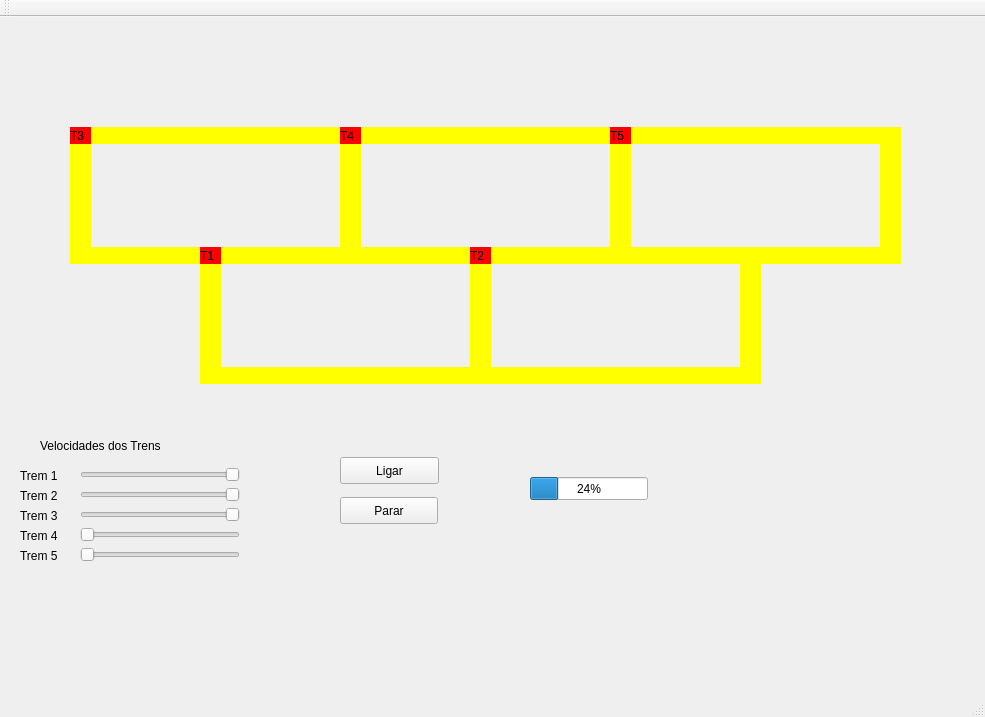
<?xml version="1.0" encoding="UTF-8"?>
<ui version="4.0">
 <class>MainWindow</class>
 <widget class="QMainWindow" name="MainWindow">
  <property name="geometry">
   <rect>
    <x>0</x>
    <y>0</y>
    <width>985</width>
    <height>717</height>
   </rect>
  </property>
  <property name="windowTitle">
   <string>MainWindow</string>
  </property>
  <widget class="QWidget" name="centralWidget">
   <widget class="QLabel" name="label_trem1">
    <property name="geometry">
     <rect>
      <x>200</x>
      <y>230</y>
      <width>21</width>
      <height>17</height>
     </rect>
    </property>
    <property name="styleSheet">
     <string notr="true">QLabel { background: red}</string>
    </property>
    <property name="text">
     <string>T1</string>
    </property>
   </widget>
   <widget class="QLabel" name="label_trilho1">
    <property name="geometry">
     <rect>
      <x>220</x>
      <y>230</y>
      <width>250</width>
      <height>17</height>
     </rect>
    </property>
    <property name="styleSheet">
     <string notr="true">QLabel { background: yellow}</string>
    </property>
    <property name="text">
     <string/>
    </property>
   </widget>
   <widget class="QLabel" name="label_trilho2">
    <property name="geometry">
     <rect>
      <x>220</x>
      <y>350</y>
      <width>250</width>
      <height>17</height>
     </rect>
    </property>
    <property name="styleSheet">
     <string notr="true">QLabel { background: yellow}</string>
    </property>
    <property name="text">
     <string/>
    </property>
   </widget>
   <widget class="QLabel" name="label_trilho3">
    <property name="geometry">
     <rect>
      <x>470</x>
      <y>230</y>
      <width>21</width>
      <height>137</height>
     </rect>
    </property>
    <property name="styleSheet">
     <string notr="true">QLabel { background: yellow}</string>
    </property>
    <property name="text">
     <string/>
    </property>
   </widget>
   <widget class="QLabel" name="label_trilho4">
    <property name="geometry">
     <rect>
      <x>200</x>
      <y>230</y>
      <width>21</width>
      <height>137</height>
     </rect>
    </property>
    <property name="styleSheet">
     <string notr="true">QLabel { background: yellow}</string>
    </property>
    <property name="text">
     <string/>
    </property>
   </widget>
   <widget class="QPushButton" name="pushButton">
    <property name="geometry">
     <rect>
      <x>340</x>
      <y>440</y>
      <width>99</width>
      <height>27</height>
     </rect>
    </property>
    <property name="text">
     <string>Ligar</string>
    </property>
   </widget>
   <widget class="QPushButton" name="pushButton_2">
    <property name="geometry">
     <rect>
      <x>340</x>
      <y>480</y>
      <width>98</width>
      <height>27</height>
     </rect>
    </property>
    <property name="text">
     <string>Parar</string>
    </property>
   </widget>
   <widget class="QLabel" name="label_trilho4_2">
    <property name="geometry">
     <rect>
      <x>740</x>
      <y>230</y>
      <width>21</width>
      <height>137</height>
     </rect>
    </property>
    <property name="styleSheet">
     <string notr="true">QLabel { background: yellow}</string>
    </property>
    <property name="text">
     <string/>
    </property>
   </widget>
   <widget class="QLabel" name="label_trilho1_2">
    <property name="geometry">
     <rect>
      <x>490</x>
      <y>230</y>
      <width>250</width>
      <height>17</height>
     </rect>
    </property>
    <property name="styleSheet">
     <string notr="true">QLabel { background: yellow}</string>
    </property>
    <property name="text">
     <string/>
    </property>
   </widget>
   <widget class="QLabel" name="label_trilho2_2">
    <property name="geometry">
     <rect>
      <x>490</x>
      <y>350</y>
      <width>250</width>
      <height>17</height>
     </rect>
    </property>
    <property name="styleSheet">
     <string notr="true">QLabel { background: yellow}</string>
    </property>
    <property name="text">
     <string/>
    </property>
   </widget>
   <widget class="QLabel" name="label_trem2">
    <property name="geometry">
     <rect>
      <x>470</x>
      <y>230</y>
      <width>21</width>
      <height>17</height>
     </rect>
    </property>
    <property name="styleSheet">
     <string notr="true">QLabel { background: red}</string>
    </property>
    <property name="text">
     <string>T2</string>
    </property>
   </widget>
   <widget class="QSlider" name="horizontalSlider">
    <property name="geometry">
     <rect>
      <x>80</x>
      <y>450</y>
      <width>160</width>
      <height>16</height>
     </rect>
    </property>
    <property name="minimum">
     <number>0</number>
    </property>
    <property name="maximum">
     <number>100</number>
    </property>
    <property name="singleStep">
     <number>1</number>
    </property>
    <property name="pageStep">
     <number>10</number>
    </property>
    <property name="orientation">
     <enum>Qt::Horizontal</enum>
    </property>
    <property name="invertedAppearance">
     <bool>true</bool>
    </property>
    <property name="invertedControls">
     <bool>false</bool>
    </property>
    <property name="tickPosition">
     <enum>QSlider::NoTicks</enum>
    </property>
    <property name="tickInterval">
     <number>10</number>
    </property>
   </widget>
   <widget class="QLabel" name="label">
    <property name="geometry">
     <rect>
      <x>40</x>
      <y>420</y>
      <width>161</width>
      <height>17</height>
     </rect>
    </property>
    <property name="text">
     <string>Velocidades dos Trens</string>
    </property>
   </widget>
   <widget class="QLabel" name="label_2">
    <property name="geometry">
     <rect>
      <x>20</x>
      <y>450</y>
      <width>51</width>
      <height>17</height>
     </rect>
    </property>
    <property name="text">
     <string>Trem 1</string>
    </property>
   </widget>
   <widget class="QSlider" name="horizontalSlider_2">
    <property name="geometry">
     <rect>
      <x>80</x>
      <y>470</y>
      <width>160</width>
      <height>16</height>
     </rect>
    </property>
    <property name="maximum">
     <number>100</number>
    </property>
    <property name="orientation">
     <enum>Qt::Horizontal</enum>
    </property>
    <property name="invertedAppearance">
     <bool>true</bool>
    </property>
   </widget>
   <widget class="QLabel" name="label_3">
    <property name="geometry">
     <rect>
      <x>20</x>
      <y>470</y>
      <width>51</width>
      <height>17</height>
     </rect>
    </property>
    <property name="text">
     <string>Trem 2</string>
    </property>
   </widget>
   <widget class="QSlider" name="horizontalSlider_3">
    <property name="geometry">
     <rect>
      <x>80</x>
      <y>490</y>
      <width>160</width>
      <height>16</height>
     </rect>
    </property>
    <property name="maximum">
     <number>100</number>
    </property>
    <property name="orientation">
     <enum>Qt::Horizontal</enum>
    </property>
    <property name="invertedAppearance">
     <bool>true</bool>
    </property>
   </widget>
   <widget class="QLabel" name="label_4">
    <property name="geometry">
     <rect>
      <x>20</x>
      <y>490</y>
      <width>51</width>
      <height>17</height>
     </rect>
    </property>
    <property name="text">
     <string>Trem 3</string>
    </property>
   </widget>
   <widget class="QSlider" name="horizontalSlider_4">
    <property name="geometry">
     <rect>
      <x>80</x>
      <y>510</y>
      <width>160</width>
      <height>16</height>
     </rect>
    </property>
    <property name="orientation">
     <enum>Qt::Horizontal</enum>
    </property>
   </widget>
   <widget class="QLabel" name="label_5">
    <property name="geometry">
     <rect>
      <x>20</x>
      <y>510</y>
      <width>51</width>
      <height>17</height>
     </rect>
    </property>
    <property name="text">
     <string>Trem 4</string>
    </property>
   </widget>
   <widget class="QSlider" name="horizontalSlider_5">
    <property name="geometry">
     <rect>
      <x>80</x>
      <y>530</y>
      <width>160</width>
      <height>16</height>
     </rect>
    </property>
    <property name="orientation">
     <enum>Qt::Horizontal</enum>
    </property>
   </widget>
   <widget class="QLabel" name="label_6">
    <property name="geometry">
     <rect>
      <x>20</x>
      <y>530</y>
      <width>51</width>
      <height>17</height>
     </rect>
    </property>
    <property name="text">
     <string>Trem 5</string>
    </property>
   </widget>
   <widget class="QLabel" name="label_trem4">
    <property name="geometry">
     <rect>
      <x>340</x>
      <y>110</y>
      <width>21</width>
      <height>17</height>
     </rect>
    </property>
    <property name="styleSheet">
     <string notr="true">QLabel { background: red}</string>
    </property>
    <property name="text">
     <string>T4</string>
    </property>
   </widget>
   <widget class="QLabel" name="label_trilho3_2">
    <property name="geometry">
     <rect>
      <x>340</x>
      <y>110</y>
      <width>21</width>
      <height>137</height>
     </rect>
    </property>
    <property name="styleSheet">
     <string notr="true">QLabel { background: yellow}</string>
    </property>
    <property name="text">
     <string/>
    </property>
   </widget>
   <widget class="QLabel" name="label_trilho1_3">
    <property name="geometry">
     <rect>
      <x>360</x>
      <y>110</y>
      <width>250</width>
      <height>17</height>
     </rect>
    </property>
    <property name="styleSheet">
     <string notr="true">QLabel { background: yellow}</string>
    </property>
    <property name="text">
     <string/>
    </property>
   </widget>
   <widget class="QLabel" name="label_trilho2_3">
    <property name="geometry">
     <rect>
      <x>360</x>
      <y>230</y>
      <width>250</width>
      <height>17</height>
     </rect>
    </property>
    <property name="styleSheet">
     <string notr="true">QLabel { background: yellow}</string>
    </property>
    <property name="text">
     <string/>
    </property>
   </widget>
   <widget class="QLabel" name="label_trilho4_3">
    <property name="geometry">
     <rect>
      <x>610</x>
      <y>110</y>
      <width>21</width>
      <height>137</height>
     </rect>
    </property>
    <property name="styleSheet">
     <string notr="true">QLabel { background: yellow}</string>
    </property>
    <property name="text">
     <string/>
    </property>
   </widget>
   <widget class="QLabel" name="label_trem2_3">
    <property name="geometry">
     <rect>
      <x>610</x>
      <y>110</y>
      <width>21</width>
      <height>17</height>
     </rect>
    </property>
    <property name="styleSheet">
     <string notr="true">QLabel { background: red}</string>
    </property>
    <property name="text">
     <string>T5</string>
    </property>
   </widget>
   <widget class="QLabel" name="label_trilho3_3">
    <property name="geometry">
     <rect>
      <x>610</x>
      <y>110</y>
      <width>21</width>
      <height>137</height>
     </rect>
    </property>
    <property name="styleSheet">
     <string notr="true">QLabel { background: yellow}</string>
    </property>
    <property name="text">
     <string/>
    </property>
   </widget>
   <widget class="QLabel" name="label_trilho1_4">
    <property name="geometry">
     <rect>
      <x>630</x>
      <y>110</y>
      <width>250</width>
      <height>17</height>
     </rect>
    </property>
    <property name="styleSheet">
     <string notr="true">QLabel { background: yellow}</string>
    </property>
    <property name="text">
     <string/>
    </property>
   </widget>
   <widget class="QLabel" name="label_trilho2_4">
    <property name="geometry">
     <rect>
      <x>630</x>
      <y>230</y>
      <width>250</width>
      <height>17</height>
     </rect>
    </property>
    <property name="styleSheet">
     <string notr="true">QLabel { background: yellow}</string>
    </property>
    <property name="text">
     <string/>
    </property>
   </widget>
   <widget class="QLabel" name="label_trilho4_4">
    <property name="geometry">
     <rect>
      <x>880</x>
      <y>110</y>
      <width>21</width>
      <height>137</height>
     </rect>
    </property>
    <property name="styleSheet">
     <string notr="true">QLabel { background: yellow}</string>
    </property>
    <property name="text">
     <string/>
    </property>
   </widget>
   <widget class="QLabel" name="label_trem3">
    <property name="geometry">
     <rect>
      <x>70</x>
      <y>110</y>
      <width>21</width>
      <height>17</height>
     </rect>
    </property>
    <property name="styleSheet">
     <string notr="true">QLabel { background: red}</string>
    </property>
    <property name="text">
     <string>T3</string>
    </property>
   </widget>
   <widget class="QLabel" name="label_trilho3_4">
    <property name="geometry">
     <rect>
      <x>70</x>
      <y>110</y>
      <width>21</width>
      <height>137</height>
     </rect>
    </property>
    <property name="styleSheet">
     <string notr="true">QLabel { background: yellow}</string>
    </property>
    <property name="text">
     <string/>
    </property>
   </widget>
   <widget class="QLabel" name="label_trilho1_5">
    <property name="geometry">
     <rect>
      <x>90</x>
      <y>110</y>
      <width>250</width>
      <height>17</height>
     </rect>
    </property>
    <property name="styleSheet">
     <string notr="true">QLabel { background: yellow}</string>
    </property>
    <property name="text">
     <string/>
    </property>
   </widget>
   <widget class="QLabel" name="label_trilho2_5">
    <property name="geometry">
     <rect>
      <x>90</x>
      <y>230</y>
      <width>250</width>
      <height>17</height>
     </rect>
    </property>
    <property name="styleSheet">
     <string notr="true">QLabel { background: yellow}</string>
    </property>
    <property name="text">
     <string/>
    </property>
   </widget>
   <widget class="QLabel" name="label_trilho4_5">
    <property name="geometry">
     <rect>
      <x>340</x>
      <y>110</y>
      <width>21</width>
      <height>137</height>
     </rect>
    </property>
    <property name="styleSheet">
     <string notr="true">QLabel { background: yellow}</string>
    </property>
    <property name="text">
     <string/>
    </property>
   </widget>
   <widget class="QProgressBar" name="progressBar">
    <property name="geometry">
     <rect>
      <x>530</x>
      <y>460</y>
      <width>118</width>
      <height>23</height>
     </rect>
    </property>
    <property name="value">
     <number>24</number>
    </property>
   </widget>
   <zorder>label_trilho4</zorder>
   <zorder>label_trilho1</zorder>
   <zorder>label_trilho4_5</zorder>
   <zorder>label_trilho3_2</zorder>
   <zorder>label_trilho2_5</zorder>
   <zorder>label_trilho1_5</zorder>
   <zorder>label_trilho3_4</zorder>
   <zorder>label_trem3</zorder>
   <zorder>label_trilho2_4</zorder>
   <zorder>label_trilho4_4</zorder>
   <zorder>label_trilho1_4</zorder>
   <zorder>label_trilho3_3</zorder>
   <zorder>label_trilho4_3</zorder>
   <zorder>label_trem2_3</zorder>
   <zorder>label_trilho1_3</zorder>
   <zorder>label_trilho2_3</zorder>
   <zorder>label_trilho2</zorder>
   <zorder>label_trilho3</zorder>
   <zorder>label_trem1</zorder>
   <zorder>pushButton</zorder>
   <zorder>pushButton_2</zorder>
   <zorder>label_trilho4_2</zorder>
   <zorder>label_trilho1_2</zorder>
   <zorder>label_trilho2_2</zorder>
   <zorder>label_trem2</zorder>
   <zorder>horizontalSlider</zorder>
   <zorder>label</zorder>
   <zorder>label_2</zorder>
   <zorder>horizontalSlider_2</zorder>
   <zorder>label_3</zorder>
   <zorder>horizontalSlider_3</zorder>
   <zorder>label_4</zorder>
   <zorder>horizontalSlider_4</zorder>
   <zorder>label_5</zorder>
   <zorder>horizontalSlider_5</zorder>
   <zorder>label_6</zorder>
   <zorder>label_trem4</zorder>
   <zorder>progressBar</zorder>
  </widget>
  <widget class="QMenuBar" name="menuBar">
   <property name="geometry">
    <rect>
     <x>0</x>
     <y>0</y>
     <width>985</width>
     <height>22</height>
    </rect>
   </property>
  </widget>
  <widget class="QToolBar" name="mainToolBar">
   <attribute name="toolBarArea">
    <enum>TopToolBarArea</enum>
   </attribute>
   <attribute name="toolBarBreak">
    <bool>false</bool>
   </attribute>
  </widget>
  <widget class="QStatusBar" name="statusBar"/>
 </widget>
 <layoutdefault spacing="6" margin="11"/>
 <resources/>
 <connections/>
</ui>
